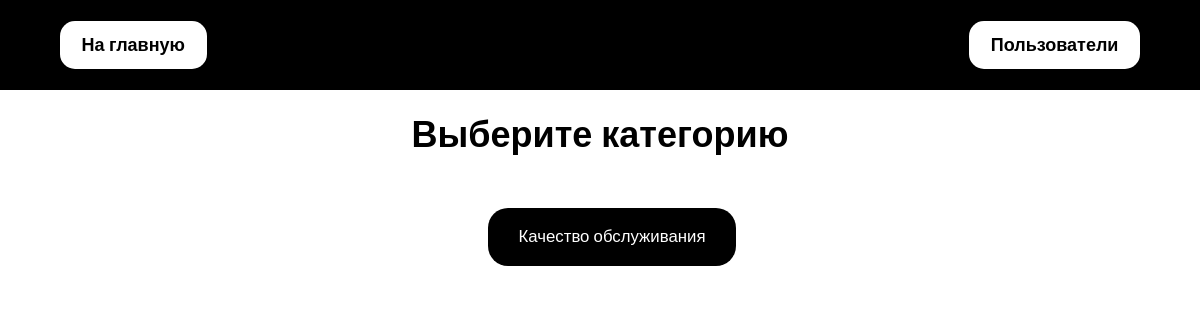
Page /forms/ on the earlier database version.
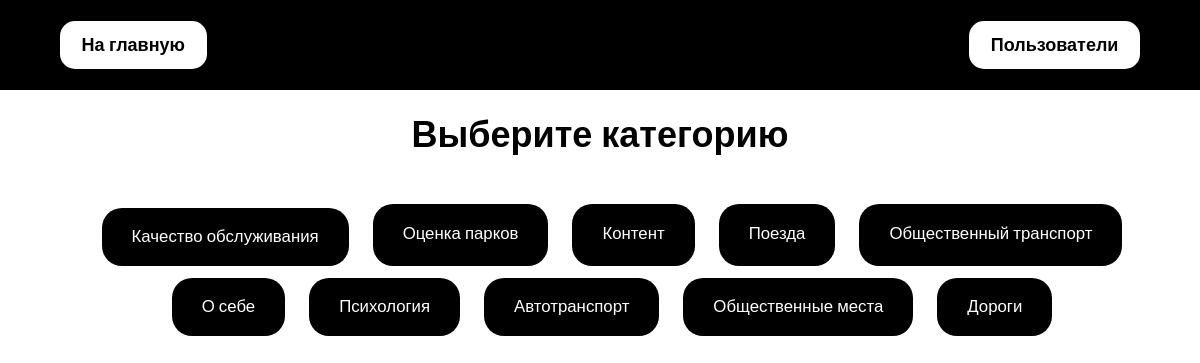
Same page on the later database version.
### forms/models.py (models this page shows, shortened)
class Category(models.Model):
    name = models.CharField(max_length=255)
    forms = models.ManyToManyField(Form)

### forms/views.py (the view)
# urls.py: path('', views.IndexView.as_view(), name='index'),
class IndexView(generic.ListView):
    template_name = 'forms/index.html'
    model = Category
    context_object_name = 'category_list'

### forms/templates/forms/index.html (shortened to what this page needs)
<!DOCTYPE html>
<html lang="ru">
    <head>
        {% load static %}
        <link rel="stylesheet" type="text/css" href="{% static 'forms/style.css' %}">
    </head>
    <body>
        {% include "forms/header.html" %}
        <main class="main">
            <h1>Выберите категорию</h1>
            {% if category_list %}
                <ul class="main__list list">
                    {% for category in category_list %}
                        <li class="list__elem"><a href="{% url 'forms:category' category.id %}">{{ category.name }}</a></li>
                    {% endfor %}
                </ul>
            {% else %}
                <span>Сейчас категорий нет</span>
            {% endif %}
        </main>
    </body>
</html>

Differences in the rows shown:
added Category: name "Оценка парков"
added Category: name "Контент"
added Category: name "Поезда"
added Category: name "Общественный транспорт"
added Category: name "О себе"
added Category: name "Психология"
added Category: name "Автотранспорт"
added Category: name "Общественные места"
added Category: name "Дороги"
